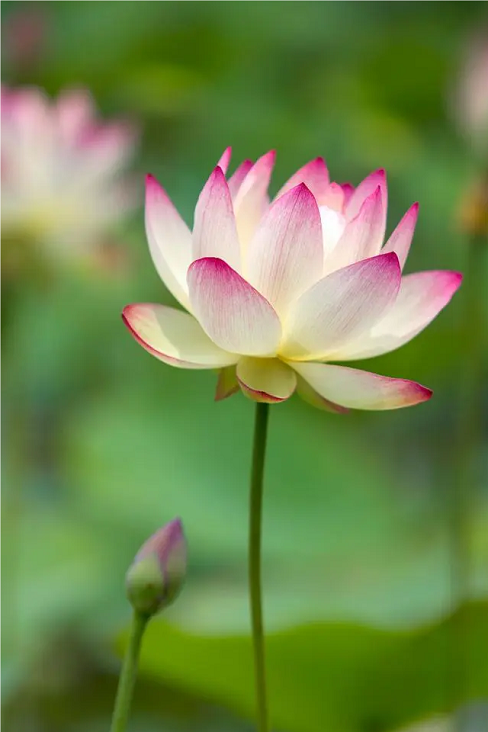
#> input picture material/list/flower.png, 488 x 732 px
$ python 4-2.py
#> lines starting #> are read from the running program, lines starting #| are printed output that depends on the picture
import matplotlib
matplotlib.use('TkAgg')   # 必须放在 import pyplot 之前
import cv2								#导入OpenCV库
import matplotlib.pyplot as plt		#导入Matplotlib库
image=cv2.imread("../material/list/flower.png")		#读取图像
#> image is the input picture: shape (732, 488, 3); mean B, G, R 76.2, 134.6, 112
#统计图像直方图信息
hist0=cv2.calcHist([image],[0],None,[256],[0,255])
#> hist0 = 256 values, max 25736 at index 0, min 0 at index 255, mean 1395.1
hist1=cv2.calcHist([image],[1],None,[256],[0,255])
#> hist1 = 256 values, max 4923 at index 99, min 0 at index 255, mean 1395.2
hist2=cv2.calcHist([image],[2],None,[256],[0,255])
#> hist2 = 256 values, max 6648 at index 72, min 0 at index 1, mean 1391.8
plt.plot(hist0,color='b',linestyle='-')				#绘制图形
plt.plot(hist1,color='g',linestyle=':')
plt.plot(hist2,color='r',linestyle='-.')
plt.show()								#显示图形
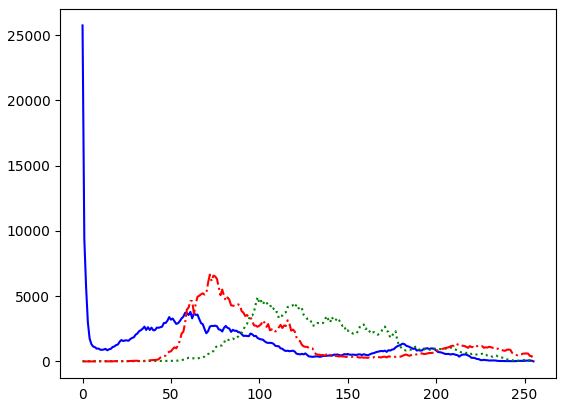
#> figure drawn by matplotlib, 1 panel; curve peaks at x = 0, y = 25736; curve peaks at x = 99, y = 4923; curve peaks at x = 72, y = 6648

$ run again, with material/list/animal.png copied over material/list/flower.png
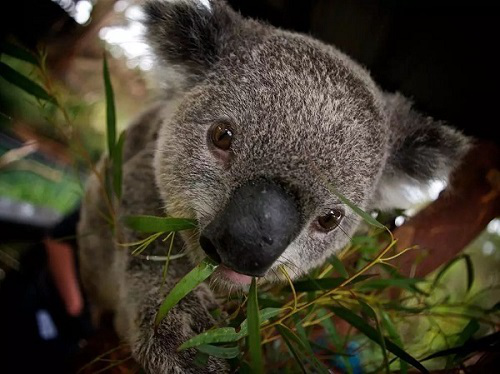
#> input picture material/list/animal.png, 500 x 374 px
#> image is the input picture: shape (374, 500, 3); mean B, G, R 43.7, 58.8, 64.6
#> hist0 = 256 values, max 15681 at index 0, min 0 at index 255, mean 729.3
#> hist1 = 256 values, max 13093 at index 0, min 0 at index 255, mean 729.7
#> hist2 = 256 values, max 11794 at index 2, min 0 at index 255, mean 730
#> `plt.show()`:
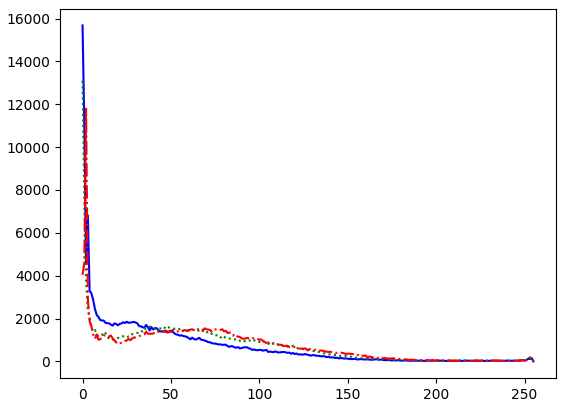
#> figure drawn by matplotlib, 1 panel; curve peaks at x = 0, y = 15681; curve peaks at x = 0, y = 13093; curve peaks at x = 2, y = 11794

$ run again, with material/list/bear.png copied over material/list/flower.png
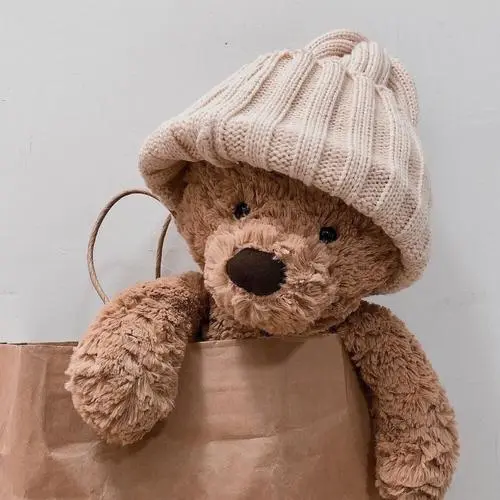
#> input picture material/list/bear.png, 500 x 500 px
#> image is the input picture: shape (500, 500, 3); mean B, G, R 138.7, 149.2, 170.4
#> hist0 = 256 values, max 10058 at index 207, min 0 at index 240, mean 976.6
#> hist1 = 256 values, max 9719 at index 206, min 0 at index 243, mean 976.6
#> hist2 = 256 values, max 9398 at index 209, min 0 at index 255, mean 976.5
#> `plt.show()`:
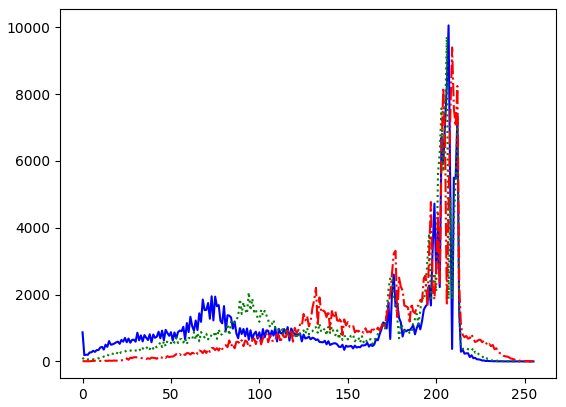
#> figure drawn by matplotlib, 1 panel; curve peaks at x = 207, y = 10058; curve peaks at x = 206, y = 9719; curve peaks at x = 209, y = 9398
